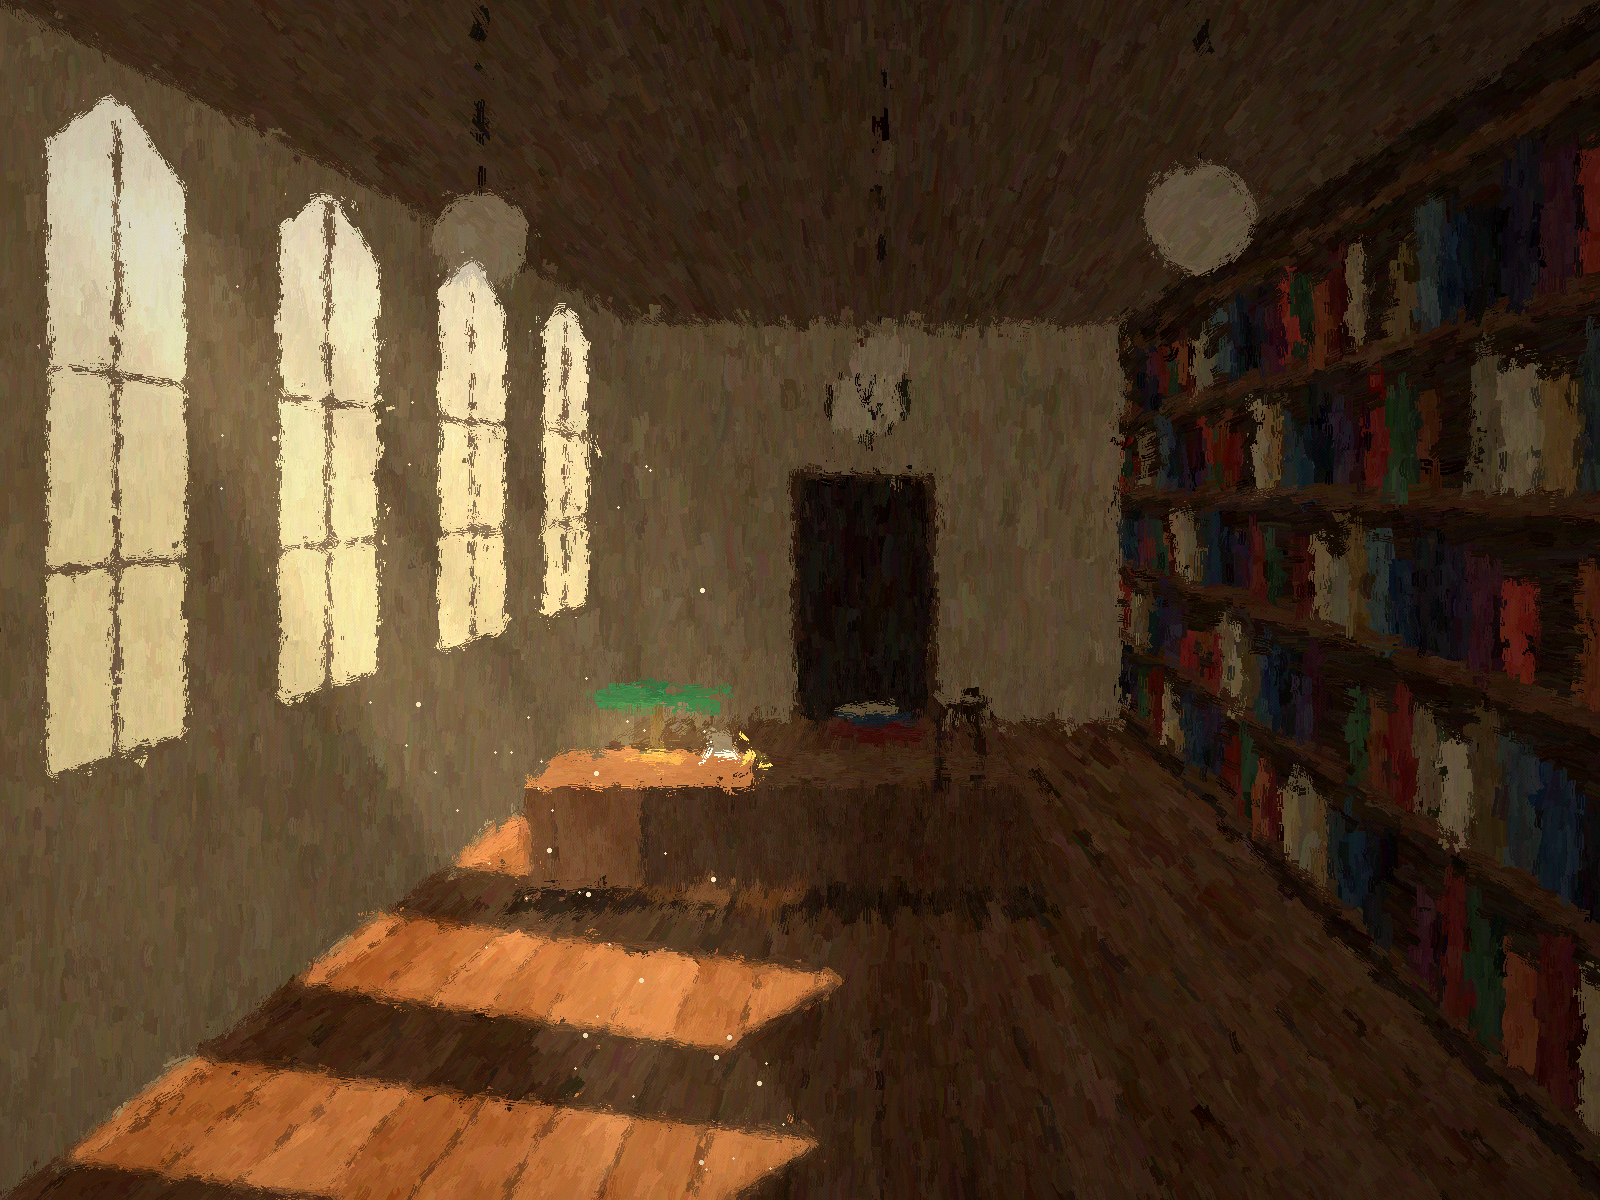

Write the Python code that produced this figure.
"""Reference Desk — a small-town library at the end of an afternoon.
Tall windows on the left, sun lying across the floorboards, the shelves on the right
holding everything, a green lamp on the desk, nobody at it."""
import sys, math, random
sys.path.insert(0, "..")
import numpy as np
from PIL import Image, ImageDraw, ImageFilter
from brush import Scene, paint, smoothstep

W, H = 1600, 1200
sc = Scene(W, H, seed=23)
u, v = sc.u, sc.v
VX, VY = 0.55, 0.47
PI2 = math.pi / 2
B = (0.40, 0.27, 0.70, 0.60)  # back wall rectangle

def lerp(a, b, t): return a + (b - a) * t

ceil = sc.poly([(0, 0), (1, 0), (B[2], B[1]), (B[0], B[1])])
floor = sc.poly([(0, 1), (1, 1), (B[2], B[3]), (B[0], B[3])])
lwall = sc.poly([(0, 0), (B[0], B[1]), (B[0], B[3]), (0, 1)])
rwall = sc.poly([(1, 0), (B[2], B[1]), (B[2], B[3]), (1, 1)])
back = sc.rect(*B)

plaster = np.array([178, 160, 128.])
sc.fill(lwall, plaster * 0.9, PI2, var=14, seed=1)
sc.fill(back, plaster, PI2, var=14, seed=2)
sc.fill(ceil, np.array([110, 84, 60.]), None, var=12, seed=3); sc.ang[ceil] = sc.toward(VX, VY)[ceil]
# floorboards: long planks running to the vanishing point
fz = (u - VX) / np.maximum(v - VY, 0.005)
plank = (np.floor(fz * 9) % 3)
boards = np.array([118, 76, 44.]) + (plank * 9 - 9)[..., None] + ((sc.noise(14, 2, 4) - 0.5) * 22)[..., None]
sc.fill(floor, boards, None, lock=0.5); sc.ang[floor] = sc.toward(VX, VY)[floor]
seam = floor & (np.abs((fz * 9) % 1 - 0.5) > 0.47)
sc.col[seam] *= 0.7

# back wall: a doorway into the stacks, a clock above
door = sc.rect(0.50, 0.40, 0.58, 0.60)
sc.fill(door, [44, 32, 26], PI2)
sc.fill(sc.rect(0.495, 0.395, 0.585, 0.40) | sc.rect(0.495, 0.40, 0.50, 0.60) | sc.rect(0.58, 0.40, 0.585, 0.60), [90, 60, 38], PI2)
clock = sc.ellipse(0.54, 0.335, 0.022, 0.03)
sc.fill(clock, [226, 216, 190])
sc.fill(sc.ellipse(0.54, 0.335, 0.024, 0.032) & ~clock, [60, 44, 30])
sc.fill(sc.poly([(0.539, 0.336), (0.541, 0.336), (0.552, 0.322), (0.550, 0.320)]), [30, 26, 24])  # ten to five
sc.fill(sc.poly([(0.539, 0.334), (0.541, 0.334), (0.536, 0.312), (0.534, 0.313)]), [30, 26, 24])

# left wall: tall windows, receding
def ltop(x): return lerp(0.0, B[1], x / B[0])
def lbot(x): return lerp(1.0, B[3], x / B[0])
wins = [(0.03, 0.115), (0.175, 0.235), (0.275, 0.315), (0.34, 0.366)]
winmask = np.zeros_like(u, bool)
for xa, xb in wins:
    ta, tb = ltop(xa), ltop(xb); ba, bb = lbot(xa), lbot(xb)
    ha, hb = ba - ta, bb - tb
    w = sc.poly([(xa, ta + ha * 0.10), (xb, tb + hb * 0.10), (xb, tb + hb * 0.66), (xa, ta + ha * 0.66)])
    arch = sc.poly([(xa, ta + ha * 0.10), (lerp(xa, xb, 0.5), lerp(ta, tb, 0.5) + lerp(ha, hb, 0.5) * 0.03), (xb, tb + hb * 0.10)])
    w = w | arch
    winmask |= w
sky = np.array([250, 240, 214.]) - (np.array([20, 30, 60.]) * smoothstep(0.1, 0.5, v)[..., None])
sc.fill(winmask, sky, PI2, var=10, seed=5)
# muntins
for xa, xb in wins:
    xm = (xa + xb) / 2
    sc.fill(winmask & (np.abs(u - xm) < 0.0025 * (1 - xm)), [120, 96, 70], PI2)
    for hf in [0.3, 0.48]:
        ym = lerp(ltop(xm), lbot(xm), hf)
        sc.fill(winmask & (np.abs(v - ym - (u - xm) * (lerp(B[1], B[3], hf) - lerp(0, 1, hf)) / B[0]) < 0.003), [120, 96, 70], 0.0)

# right wall: shelves, floor to ceiling
def rtop(x): return lerp(B[1], 0.0, (x - B[2]) / (1 - B[2]))
def rbot(x): return lerp(B[3], 1.0, (x - B[2]) / (1 - B[2]))
hh = (v - rtop(u)) / (rbot(u) - rtop(u))
depth = 1.0 / np.maximum(u - VX, 0.01)   # grows toward the back
boardsh = [0.06, 0.24, 0.42, 0.60, 0.78, 0.96]
shelfwood = np.array([92, 58, 34.])
sc.fill(rwall, shelfwood * 0.6, PI2)
rng = np.random.default_rng(5)
spine_id = np.floor(depth * 7.0).astype(int)
palette = np.array([[120, 36, 30], [40, 60, 92], [52, 78, 50], [150, 120, 70], [90, 40, 60], [180, 160, 120],
                    [30, 30, 36], [140, 70, 36], [70, 90, 100], [160, 50, 40], [200, 190, 160], [60, 50, 80]], float)
for i in range(len(boardsh) - 1):
    lo, hi = boardsh[i] + 0.025, boardsh[i + 1]
    row = rwall & (hh > lo) & (hh < hi)
    key = (spine_id * 7 + i * 131) % 977
    pick = palette[key % len(palette)]
    shade = 0.75 + 0.5 * ((key * 37 % 100) / 100.0)
    topgap = ((key * 53) % 100) / 100.0 * 0.35 * (hi - lo)
    book = row & (hh > lo + topgap)
    gap = ((key * 13) % 11 == 0)  # the odd missing book
    book &= ~gap
    sc.col[book] = (pick * shade[..., None])[book]
    sc.ang[book] = PI2; sc.lock[book] = 0.8
    edge = book & (np.abs((depth * 7.0) % 1) < 0.10)
    sc.col[edge] *= 0.55
for bh in boardsh:
    sc.fill(rwall & (np.abs(hh - bh) < 0.012), shelfwood * 1.15, 0.0)
sc.ang[rwall & (sc.lock == 0)] = sc.toward(VX, VY)[rwall & (sc.lock == 0)]

# the reference desk, middle distance
desk_top = sc.poly([(0.33, 0.655), (0.64, 0.655), (0.62, 0.625), (0.35, 0.625)])
desk_front = sc.rect(0.33, 0.655, 0.64, 0.74)
sc.fill(desk_front, [96, 60, 36], PI2, var=14, seed=7)
sc.fill(desk_top, [130, 88, 56], 0.0)
for px in np.linspace(0.345, 0.625, 6):
    sc.fill(sc.rect(px, 0.67, px + 0.003, 0.73), [70, 44, 28], PI2)
# green banker's lamp
sc.fill(sc.rect(0.407, 0.585, 0.414, 0.63), [170, 140, 70], PI2)  # brass stem
sc.fill(sc.ellipse(0.41, 0.632, 0.02, 0.005), [150, 120, 60])
lampshade = sc.ellipse(0.41, 0.585, 0.04, 0.018) & (v < 0.59)
sc.fill(lampshade, [40, 110, 70], 0.0)
# a stack of books, a bell, a card in a holder
sc.fill(sc.rect(0.52, 0.605, 0.575, 0.616), [120, 40, 34], 0.0)
sc.fill(sc.rect(0.525, 0.594, 0.57, 0.605), [50, 70, 100], 0.0)
sc.fill(sc.rect(0.522, 0.586, 0.56, 0.594), [190, 176, 140], 0.0)
bell = sc.ellipse(0.47, 0.632, 0.008, 0.008) & (v < 0.634)
sc.fill(bell, [200, 170, 90])
card = sc.poly([(0.44, 0.632), (0.46, 0.632), (0.458, 0.612), (0.442, 0.612)])
sc.fill(card, [236, 230, 214], PI2)
# a chair pushed back from the desk
sc.fill(sc.rect(0.585, 0.585, 0.59, 0.66) | sc.rect(0.61, 0.585, 0.615, 0.66) | sc.rect(0.585, 0.585, 0.615, 0.595), [60, 38, 24], PI2)

# hanging globe lights (unlit)
for gx, gy, r in [(0.30, 0.20, 0.03), (0.75, 0.18, 0.034), (0.55, 0.30, 0.016)]:
    sc.fill(sc.rect(gx - 0.001, 0.0, gx + 0.001, gy - r), [40, 30, 24], PI2, lock=1)
    sc.fill(sc.ellipse(gx, gy, r, r * 1.3 * W / H / 1.33), [214, 204, 182])

albedo = sc.col.copy() / 255.0

# ---- light: dim warm room + low sun from the left ----
illum = np.broadcast_to(np.array([120, 108, 92.]), sc.col.shape).copy()
illum += (smoothstep(0.6, 0.0, u) * 60)[..., None] * np.array([1, 0.9, 0.75])  # nearer the windows is brighter
sun = np.array([250, 222, 176.])
deskall = desk_top | desk_front
patches = np.zeros_like(u)
beams = np.zeros_like(u)
for xa, xb in wins:
    ba, bb = lbot(xa), lbot(xb)
    s = 1.0 - xa / B[0] * 0.7     # nearer windows throw bigger patches
    L = 0.42 * s
    dy = 0.07 * s
    p = sc.poly([(xa + 0.01, ba - 0.005), (xb, bb - 0.005), (xb + L, bb + dy), (xa + L * 0.95, ba + dy)]) & floor & ~deskall
    p = np.asarray(Image.fromarray((p * 255).astype(np.uint8)).filter(ImageFilter.GaussianBlur(3)), float) / 255
    patches = np.maximum(patches, p)
    ta, tb = ltop(xa), ltop(xb); ha, hb = ba - ta, bb - tb
    bm = sc.poly([(xa, ta + ha * 0.12), (xb, tb + hb * 0.12), (xb + L, bb + dy), (xa + L * 0.95, ba + dy)])
    bm = np.asarray(Image.fromarray((bm * 255).astype(np.uint8)).filter(ImageFilter.GaussianBlur(14)), float) / 255
    beams = np.maximum(beams, bm * s)
illum += patches[..., None] * sun * 1.15
illum += (desk_top & (u < 0.47))[..., None] * sun * 0.9
illum += (desk_front & (u < 0.40))[..., None] * sun * 0.35
col = albedo * illum
col[winmask] = sc.col[winmask]
col += (beams * 34)[..., None] * np.array([1, 0.9, 0.7])  # dust in the air catches it
# the lamp is on, even now
col += (np.exp(-(((u - 0.41) / 0.05) ** 2 + ((v - 0.61) / 0.02) ** 2)) * 60)[..., None] * np.array([1, 0.85, 0.5])
col[lampshade] = col[lampshade] * 1.2 + np.array([10, 40, 20.])
# shadow under the desk
col[sc.poly([(0.33, 0.74), (0.64, 0.74), (0.66, 0.76), (0.31, 0.76)]) & floor] *= 0.55
sc.col = col
sc.focus = sc.rect(0.32, 0.55, 0.66, 0.76) | sc.ellipse(0.54, 0.34, 0.04, 0.05)

def post(canvas, draw, stroke):
    # dust motes in the beams
    R = random.Random(4)
    for _ in range(500):
        x, y = R.random(), R.random()
        xi, yi = int(x * W), int(y * H)
        if beams[yi, xi] > 0.25 and R.random() < beams[yi, xi]:
            r = R.choice([1, 1, 1, 2])
            draw.ellipse([xi - r, yi - r, xi + r, yi + r], fill=(255, 238, 200))
    return canvas

img = paint(sc, ground=(60, 40, 28), post=post, passes=[
    (5000, 90, 30, 6, 5, None, 0),
    (22000, 44, 14, 4, 3, None, 0),
    (40000, 20, 6, 3, 2, None, 0.15),
])
img.save("library.png")
img.resize((1200, 900)).save("/tmp/claude-1000/-home-exedev/8930d46f-13d7-4a15-aac7-309674d2fad5/scratchpad/l_prev.png")
print("ok")
